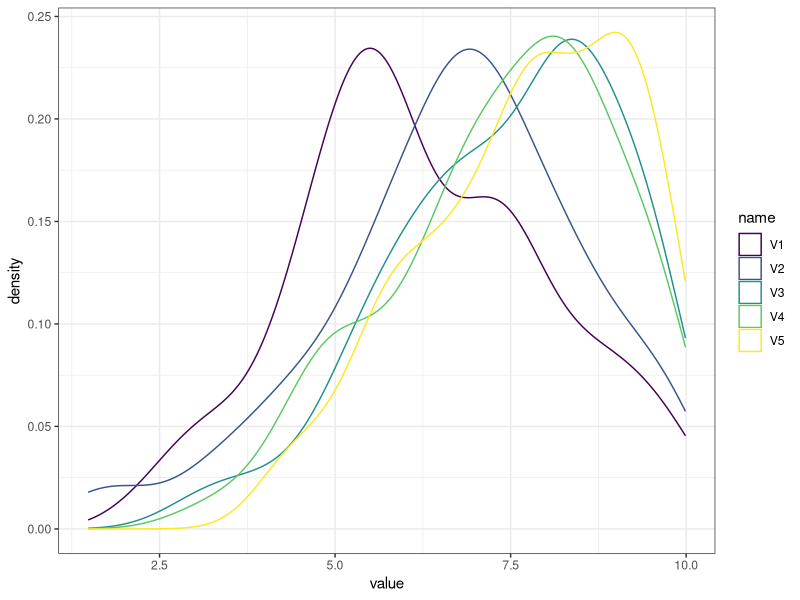
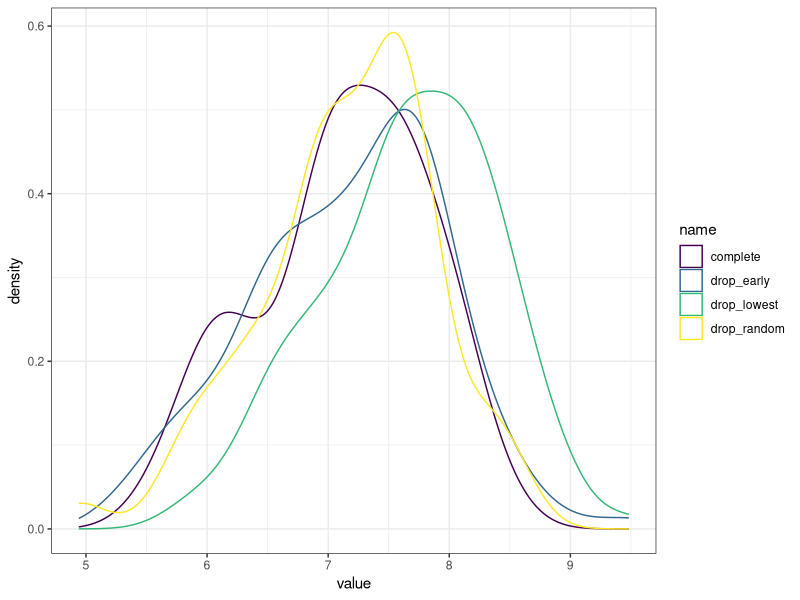
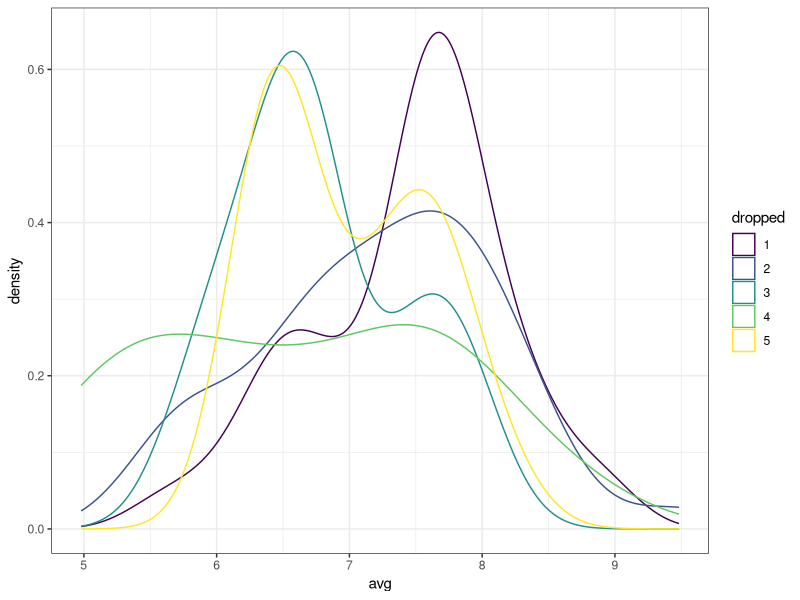

Recreate these plots in R, in order.
library(truncnorm)
library(tidyverse)
simulate_marks <- function(n_assignments = 5, n_students = 120, 
                           means = c(6,7,8,8,9),
                           sds = rep(2, n_assignments)) {
  matrix(
    rtruncnorm(n_assignments * n_students, 0, 10, rep(means, each = n_students),
               rep(sds, each = n_students)),
    ncol = n_assignments)
}

X <- simulate_marks()
X %>%
  as_tibble() %>%
  pivot_longer(everything()) %>%
  ggplot(aes(value, color = name)) + geom_density() + theme_bw() + 
  scale_color_viridis_d()


drop_lowest <- function(X) {
  apply(X, 1, function(x) {
    x[which.min(x)] = NA
    mean(x, na.rm = TRUE)
  })
}

drop_random <- function(X, w = rep(1/ncol(X), ncol(X))) {
  apply(X, 1, function(x) {
    x[sample.int(length(x), 1, prob = w)] = NA
    mean(x, na.rm = TRUE)
  })
}

marks <- tibble(complete = apply(X, 1, mean), drop_lowest = drop_lowest(X),
                drop_random = drop_random(X),
                drop_early = drop_random(X, w = c(.4, .3, .1,.1, .1)))
marks %>%
  pivot_longer(everything()) %>%
  ggplot(aes(value, color = name)) + geom_density() + theme_bw() + 
  scale_color_viridis_d()

early_droppers <- function(X, w = rep(1/ncol(X), ncol(X))) {
  dropped <- sample.int(ncol(X), nrow(X), replace = TRUE, prob = w)
  Z <- X
  Z[cbind(1:nrow(X), dropped)] <- NA
  tibble(avg = rowMeans(Z, TRUE), dropped = as.factor(dropped))
}

early_droppers(X, c(.4, .3, .1, .1, .1)) %>%
  ggplot(aes(avg, color = dropped)) + geom_density() + theme_bw() +
  scale_color_viridis_d()

dropped <- early_droppers(X, c(.4, .3, .1, .1, .1))$dropped

Z <- X
Z[cbind(1:nrow(X), dropped)] <- NA



imputer <- function(gmat, maxit = 30, tol = 1e-6) {
  # Loop over columns until converged
  #  1. Set y = nonmissing, X = completed columns
  #  2. regress y on X
  #  3. predict missing y with completed X, and fill in missing y
  miss <- is.na(gmat)
  start_vals <- colMeans(gmat, na.rm = TRUE)
  cols_miss <- which(miss) %/% nrow(gmat) + 1
  init <- gmat[miss]
  init <- start_vals[cols_miss]
  filled <- gmat
  filled[miss] <- init
  for (iter in 1:maxit) {
    for (j in 1:ncol(gmat)) {
      y <- filled[!miss[,j],j]
      X <- filled[!miss[,j], -j]
      fit <- lm(y~X)
      filled[miss[,j], j] <- pmin(
        pmax(
          drop(cbind(1, filled[miss[,j], -j]) %*% coef(fit)), 0),
        10)
    }
    new <- filled[miss]
    if (mean(abs(new - init) < tol)) break
    init <- new
  }
  print(iter)
  filled
}

newZ <- imputer(Z)

obs_marks <- tibble(avg = rowMeans(Z, na.rm = TRUE), dropped = dropped)
imputed_marks <- tibble(avg = drop_lowest(newZ), dropped = dropped)

obs_marks %>% group_by(dropped) %>% summarise(mean(avg))
imputed_marks %>% group_by(dropped) %>% summarise(mean(avg))
